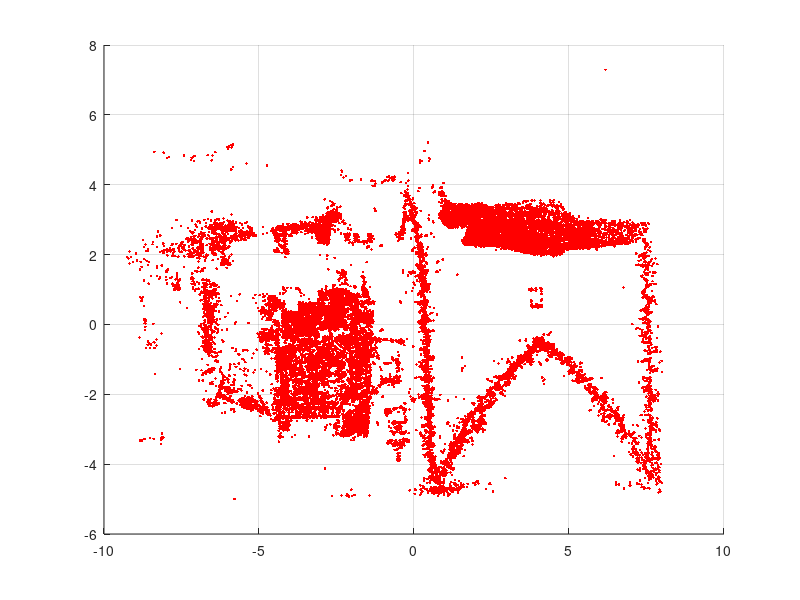

Source code (MATLAB): (Note: this script raises an error after producing the figure.)
%%%%%%%%%%%%%%%%%%%%%%%%%%%%%%%%%%%%%%%%%%%%%%%%%%%%%%%%%%%%%%%%%%%%%%%
% This script is responsible to read the fitted RANSAC plane and   %%%%
% 1) transform or project it to XY plane                           %%%%
% 2) Place a 3D cube at the new coordinate system's origin         %%%%
% 3) Project back the cube to the original scene coordinate system %%%%
% 4) Save the 3D box coordinates in the scene coordinate system    %%%%
%%%%%%%%%%%%%%%%%%%%%%%%%%%%%%%%%%%%%%%%%%%%%%%%%%%%%%%%%%%%%%%%%%%%%%%

%% Load the ABCD, plane Coefficients obtained by the RANSAC Algorigthm
load('RANSAC Outputs/planeFitCoeff.mat', 'coeffs');
a = coeffs(1);
b = coeffs(2);
c = coeffs(3);
d = coeffs(4);
figureCount = 1;
%% Load the INLIER points extracted by the RANSAC Algorithtm
load('RANSAC Outputs/planeFitPoints.mat', 'points');
domPoints = points;

%% Load the original 3D point cloud generated by COLMAP
load('COLMAP 3D Points/3DPointCloud.mat', 'points');
cloudPoints3D = points;
fig = figure(figureCount);
figureCount = figureCount+1;
hold on;
grid

plot3(cloudPoints3D(:,2),cloudPoints3D(:,3),cloudPoints3D(:,4),'.r');

%% Perform the tranformation to XY Plane 

[x_new,y_new,z_new,a_new,b_new,c_new,d_new,figureCount,rotMatrix,offgrid,centerx,centery] = transformCoordinates(domPoints(:,1),domPoints(:,2),domPoints(:,3),a,b,c,d,cloudPoints3D,figureCount);

%%%%%%%%%%%%%%%%%%%%%%%%%%%%%%%%%%%%%%%%%%%%%%%%%%%%%%%%%%%%%%%%
% Visualization of the transformed inlier plane on XY plane  %%%
%%%%%%%%%%%%%%%%%%%%%%%%%%%%%%%%%%%%%%%%%%%%%%%%%%%%%%%%%%%%%%%%
fig = figure(figureCount);
figureCount = figureCount+1;
hold on;
grid
daspect([1 1 1])
[currx,curry] = meshgrid(-4:0.1:4);
currz          = zeros(size(currx));
surf(currx,curry,currz,'EdgeColor','none');
plot3(domPoints(:,1),domPoints(:,2),domPoints(:,3),'.b',0,0,0,'*g');
plot3(x_new,y_new,z_new,'+g',0,0,0,'*g');

[actx,acty] = meshgrid(-4:0.3:4);
actz        = (-1/c)*(a*actx + b*acty + d);
% surf(actx,acty,actz,'EdgeColor','none');

%% Define the corners of our 3D box on the XY plane
p1 = [-0.5 -0.5 0];
p2 = [0.5 -0.5 0];
p3 = [0.5 0.5 0];
p4 = [-0.5 0.5 0];
p5 = [-0.5 -0.5 -1];
p6 = [0.5 -0.5 -1];
p7 = [0.5 0.5 -1];
p8 = [-0.5 0.5 -1];

upperPoints = [p5;p6;p7;p8];
lowerPoints = [p1;p2;p3;p4];

%% Draw a Wireframe for the 3D Cube 
% LOWER FACE
[p12_uv,p12_dist] = fitLine(p1,p2);
[p23_uv,p23_dist] = fitLine(p2,p3);
[p34_uv,p34_dist] = fitLine(p3,p4);
[p41_uv,p41_dist] = fitLine(p4,p1);

% UPPER FACE
[p56_uv,p56_dist] = fitLine(p5,p6);
[p67_uv,p67_dist] = fitLine(p6,p7);
[p78_uv,p78_dist] = fitLine(p7,p8);
[p85_uv,p85_dist] = fitLine(p8,p5);

% SIDE FACES
[p15_uv,p15_dist] = fitLine(p1,p5);
[p26_uv,p26_dist] = fitLine(p2,p6);
[p37_uv,p37_dist] = fitLine(p3,p7);
[p48_uv,p48_dist] = fitLine(p4,p8);

pts12 = linspace(0,p12_dist,100);
pts23 = linspace(0,p23_dist,100);
pts34 = linspace(0,p34_dist,100);
pts41 = linspace(0,p41_dist,100);
pts56 = linspace(0,p56_dist,100);
pts67 = linspace(0,p67_dist,100);
pts78 = linspace(0,p78_dist,100);
pts85 = linspace(0,p85_dist,100);
pts15 = linspace(0,p15_dist,100);
pts26 = linspace(0,p26_dist,100);
pts37 = linspace(0,p37_dist,100);
pts48 = linspace(0,p48_dist,100); 

for i=1:size(pts12,2)
    p12_points(i,:) = p1 + p12_uv*pts12(1,i);
    p23_points(i,:) = p2 + p23_uv*pts23(1,i);
    p34_points(i,:) = p3 + p34_uv*pts34(1,i);
    p41_points(i,:) = p4 + p41_uv*pts41(1,i);
    p56_points(i,:) = p5 + p56_uv*pts56(1,i);
    p67_points(i,:) = p6 + p67_uv*pts67(1,i);
    p78_points(i,:) = p7 + p78_uv*pts78(1,i);
    p85_points(i,:) = p8 + p85_uv*pts85(1,i);
    
    p15_points(i,:) = p1 + p15_uv*pts15(1,i);
    p26_points(i,:) = p2 + p26_uv*pts26(1,i);
    p37_points(i,:) = p3 + p37_uv*pts37(1,i);
    p48_points(i,:) = p4 + p48_uv*pts48(1,i);
end

%% Transform the wireframe back to the scene coordinate system 
% Pc   = R(t-Pw)
% we need Pw given Pc (our coordinate system)

Plower = [p12_points;p23_points;p34_points;p41_points];
Pupper = [p56_points;p67_points;p78_points;p85_points];
Psider = [p15_points;p26_points;p37_points;p48_points];
P      = [Plower;Pupper;Psider];

temp        = (rotMatrix'*P')';
lowerPoints = (rotMatrix'*lowerPoints')';
upperPoints = (rotMatrix'*upperPoints')';

temp(:,3) = temp(:,3)+offgrid;
temp(:,1) = temp(:,1)+centerx;
temp(:,2) = temp(:,2)+centery;

lowerPoints(:,3) = lowerPoints(:,3)+offgrid;
lowerPoints(:,1) = lowerPoints(:,1)+centerx;
lowerPoints(:,2) = lowerPoints(:,2)+centery;

upperPoints(:,3) = upperPoints(:,3)+offgrid;
upperPoints(:,1) = upperPoints(:,1)+centerx;
upperPoints(:,2) = upperPoints(:,2)+centery;

wireframe = temp;

p1 = lowerPoints(1,:);
p2 = lowerPoints(2,:);
p3 = lowerPoints(3,:);
p4 = lowerPoints(4,:);
p5 = upperPoints(1,:);
p6 = upperPoints(2,:);
p7 = upperPoints(3,:);
p8 = upperPoints(4,:); 

poly_rectangle(p3, p4, p8, p7)
poly_rectangle(p1, p4, p8, p5)
poly_rectangle(p1, p2, p3, p4)
poly_rectangle(p2, p6, p7, p3)
poly_rectangle(p5, p6, p7, p8)
poly_rectangle(p1, p5, p8, p4)
hold off;

%% Finally store all the new 3D box scene coordinates
output3DboxPointsDir = '3D Box'; 
if ~exist(output3DboxPointsDir, 'dir')
    mkdir(output3DboxPointsDir);
end
save('3D Box/sceneBox3D.mat','wireframe','lowerPoints','upperPoints');